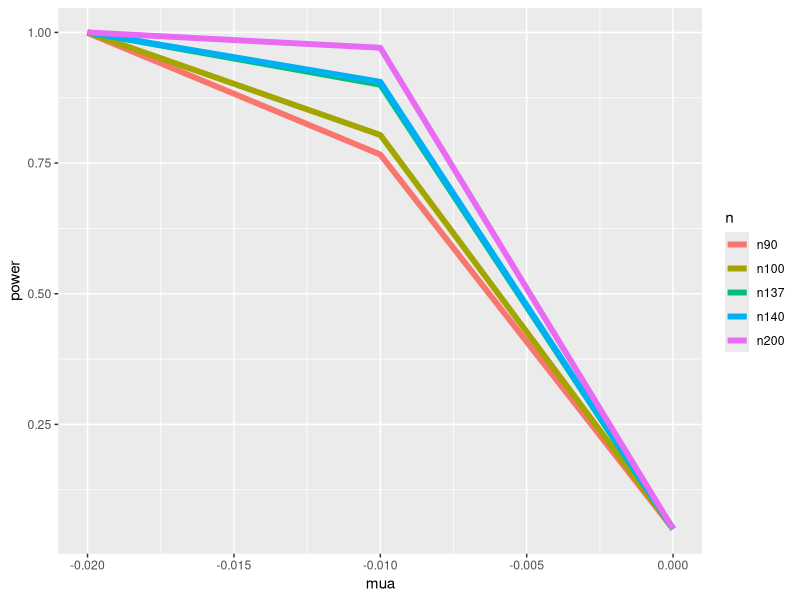

Generate this figure with R:
mu0 = 0; sigma = .04

library(ggplot2)
nseq = c(90, 100, 137, 140, 200)
mua = seq(0, -.02, by = -.01)
z = qnorm(.05)
power = sapply(nseq, function(n)
        pnorm(mu0 + z * sigma / sqrt(n), mean = mua, sd = sigma / sqrt(n), 
              lower.tail = TRUE)
)
colnames(power) <- paste("n", nseq, sep = "")
d <- data.frame(mua, power)
library(reshape2)
d2 <- melt(d, id.vars = "mua")
names(d2) <- c("mua", "n", "power")    
g <- ggplot(d2, 
            aes(x = mua, y = power, col = n)) + geom_line(size = 2)
g            